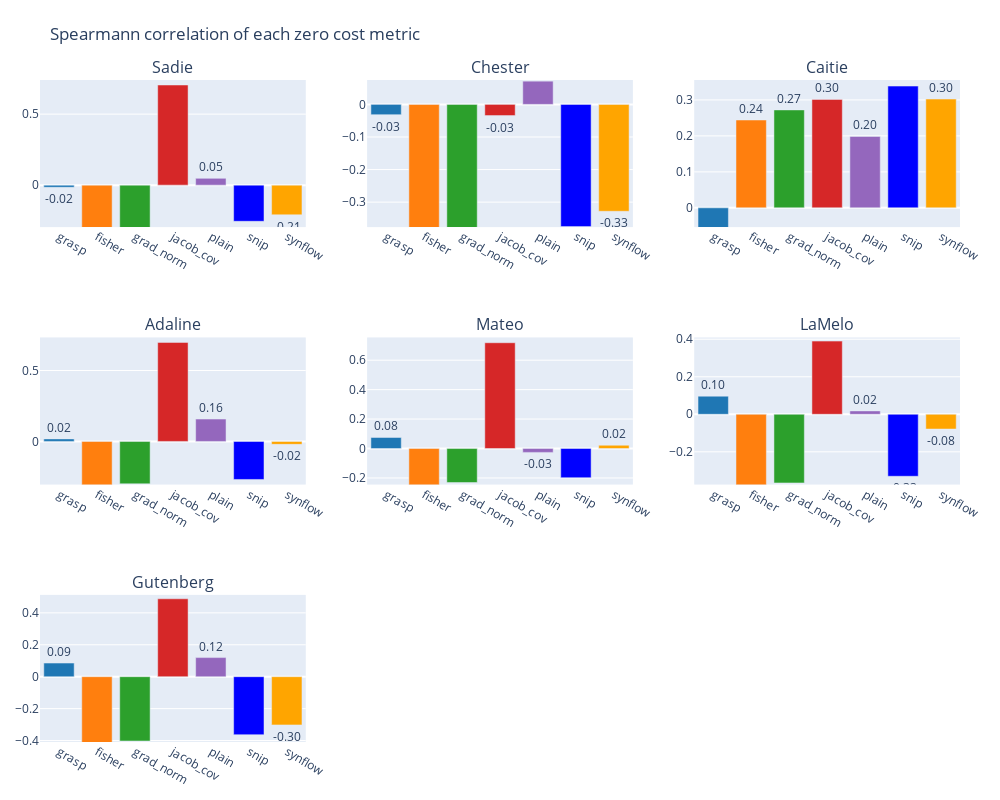

Notebook cell for this chart:
### Code cell
import plotly.subplots as sp
import plotly.graph_objects as go

fig = sp.make_subplots(rows=3, cols=3, subplot_titles=corr_dfs.columns)

# Defining the colors for each index
colors = ['#1f77b4', '#ff7f0e', '#2ca02c', '#d62728', '#9467bd',"blue","orange","red"]

# Adding traces for each column and displaying the scores on top of each bar
for i, column in enumerate(corr_dfs.columns):
    row = i // 3 + 1
    col = i % 3 + 1
    fig.add_trace(
        go.Bar(
            x=corr_dfs.index, 
            y=corr_dfs[column], 
            name=column, 
            marker_color=colors, 
            showlegend=False,
            text=corr_dfs[column],  # Display the score values
            textposition='outside',  # Position the text outside the bars
            texttemplate='%{text:.2f}',  # Format the text to 2 decimal places
        ),
        row=row, col=col
    )

# Automatically set y-axis range for each subplot based on the min and max values
for i, column in enumerate(corr_dfs.columns):
    row = i // 3 + 1
    col = i % 3 + 1
    min_val = corr_dfs[column].min()
    max_val = corr_dfs[column].max()
    # Adding some padding to the range
    fig.update_yaxes(range=[min_val * 0.95, max_val * 1.05], row=row, col=col)

# Update layout
fig.update_layout(
    height=800, 
    width=1000, 
    title_text="Spearmann correlation of each zero cost metric", 
    showlegend=False,
    margin=dict(t=80, b=40, l=40, r=40)  # Adjust margins for better spacing
)

# Show plot
fig.show()

### Figure 1 — Plotly figure (JSON) as saved in the notebook; plotly's stock layout.template omitted (floating-point values rounded to 4 significant figures)
{"data": [{"marker": {"color": ["#1f77b4", "#ff7f0e", "#2ca02c", "#d62728", "#9467bd", "blue", "orange", "red"]}, "name": "Sadie", "showlegend": false, "text": [-0.01537, -0.2991, -0.3112, 0.7053, 0.0477, -0.2548, -0.209], "textposition": "outside", "texttemplate": "%{text:.2f}", "type": "bar", "x": ["grasp", "fisher", "grad_norm", "jacob_cov", "plain", "snip", "synflow"], "xaxis": "x", "y": [-0.01537, -0.2991, -0.3112, 0.7053, 0.0477, -0.2548, -0.209], "yaxis": "y"}, {"marker": {"color": ["#1f77b4", "#ff7f0e", "#2ca02c", "#d62728", "#9467bd", "blue", "orange", "red"]}, "name": "Chester", "showlegend": false, "text": [-0.03167, -0.3964, -0.3877, -0.03426, 0.07126, -0.3751, -0.328], "textposition": "outside", "texttemplate": "%{text:.2f}", "type": "bar", "x": ["grasp", "fisher", "grad_norm", "jacob_cov", "plain", "snip", "synflow"], "xaxis": "x2", "y": [-0.03167, -0.3964, -0.3877, -0.03426, 0.07126, -0.3751, -0.328], "yaxis": "y2"}, {"marker": {"color": ["#1f77b4", "#ff7f0e", "#2ca02c", "#d62728", "#9467bd", "blue", "orange", "red"]}, "name": "Caitie", "showlegend": false, "text": [-0.05643, 0.2442, 0.2722, 0.3015, 0.1985, 0.3385, 0.3024], "textposition": "outside", "texttemplate": "%{text:.2f}", "type": "bar", "x": ["grasp", "fisher", "grad_norm", "jacob_cov", "plain", "snip", "synflow"], "xaxis": "x3", "y": [-0.05643, 0.2442, 0.2722, 0.3015, 0.1985, 0.3385, 0.3024], "yaxis": "y3"}, {"marker": {"color": ["#1f77b4", "#ff7f0e", "#2ca02c", "#d62728", "#9467bd", "blue", "orange", "red"]}, "name": "Adaline", "showlegend": false, "text": [0.01783, -0.3201, -0.2989, 0.6984, 0.1577, -0.2681, -0.02071], "textposition": "outside", "texttemplate": "%{text:.2f}", "type": "bar", "x": ["grasp", "fisher", "grad_norm", "jacob_cov", "plain", "snip", "synflow"], "xaxis": "x4", "y": [0.01783, -0.3201, -0.2989, 0.6984, 0.1577, -0.2681, -0.02071], "yaxis": "y4"}, {"marker": {"color": ["#1f77b4", "#ff7f0e", "#2ca02c", "#d62728", "#9467bd", "blue", "orange", "red"]}, "name": "Mateo", "showlegend": false, "text": [0.07516, -0.2577, -0.2312, 0.7186, -0.02628, -0.1983, 0.02225], "textposition": "outside", "texttemplate": "%{text:.2f}", "type": "bar", "x": ["grasp", "fisher", "grad_norm", "jacob_cov", "plain", "snip", "synflow"], "xaxis": "x5", "y": [0.07516, -0.2577, -0.2312, 0.7186, -0.02628, -0.1983, 0.02225], "yaxis": "y5"}, {"marker": {"color": ["#1f77b4", "#ff7f0e", "#2ca02c", "#d62728", "#9467bd", "blue", "orange", "red"]}, "name": "LaMelo", "showlegend": false, "text": [0.09664, -0.3941, -0.3658, 0.3901, 0.01805, -0.3303, -0.07857], "textposition": "outside", "texttemplate": "%{text:.2f}", "type": "bar", "x": ["grasp", "fisher", "grad_norm", "jacob_cov", "plain", "snip", "synflow"], "xaxis": "x6", "y": [0.09664, -0.3941, -0.3658, 0.3901, 0.01805, -0.3303, -0.07857], "yaxis": "y6"}, {"marker": {"color": ["#1f77b4", "#ff7f0e", "#2ca02c", "#d62728", "#9467bd", "blue", "orange", "red"]}, "name": "Gutenberg", "showlegend": false, "text": [0.08534, -0.4306, -0.4028, 0.488, 0.1197, -0.3634, -0.302], "textposition": "outside", "texttemplate": "%{text:.2f}", "type": "bar", "x": ["grasp", "fisher", "grad_norm", "jacob_cov", "plain", "snip", "synflow"], "xaxis": "x7", "y": [0.08534, -0.4306, -0.4028, 0.488, 0.1197, -0.3634, -0.302], "yaxis": "y7"}], "layout": {"annotations": [{"font": {"size": 16}, "showarrow": false, "text": "Sadie", "x": 0.1444, "xanchor": "center", "xref": "paper", "y": 1, "yanchor": "bottom", "yref": "paper"}, {"font": {"size": 16}, "showarrow": false, "text": "Chester", "x": 0.5, "xanchor": "center", "xref": "paper", "y": 1, "yanchor": "bottom", "yref": "paper"}, {"font": {"size": 16}, "showarrow": false, "text": "Caitie", "x": 0.8556, "xanchor": "center", "xref": "paper", "y": 1, "yanchor": "bottom", "yref": "paper"}, {"font": {"size": 16}, "showarrow": false, "text": "Adaline", "x": 0.1444, "xanchor": "center", "xref": "paper", "y": 0.6111, "yanchor": "bottom", "yref": "paper"}, {"font": {"size": 16}, "showarrow": false, "text": "Mateo", "x": 0.5, "xanchor": "center", "xref": "paper", "y": 0.6111, "yanchor": "bottom", "yref": "paper"}, {"font": {"size": 16}, "showarrow": false, "text": "LaMelo", "x": 0.8556, "xanchor": "center", "xref": "paper", "y": 0.6111, "yanchor": "bottom", "yref": "paper"}, {"font": {"size": 16}, "showarrow": false, "text": "Gutenberg", "x": 0.1444, "xanchor": "center", "xref": "paper", "y": 0.2222, "yanchor": "bottom", "yref": "paper"}], "height": 800, "margin": {"b": 40, "l": 40, "r": 40, "t": 80}, "showlegend": false, "title": {"text": "Spearmann correlation of each zero cost metric"}, "width": 1000, "xaxis": {"anchor": "y", "autorange": true, "domain": [0, 0.2889], "range": [-0.5, 6.5], "type": "category"}, "xaxis2": {"anchor": "y2", "autorange": true, "domain": [0.3556, 0.6444], "range": [-0.5, 6.5], "type": "category"}, "xaxis3": {"anchor": "y3", "autorange": true, "domain": [0.7111, 1], "range": [-0.5, 6.5], "type": "category"}, "xaxis4": {"anchor": "y4", "autorange": true, "domain": [0, 0.2889], "range": [-0.5, 6.5], "type": "category"}, "xaxis5": {"anchor": "y5", "autorange": true, "domain": [0.3556, 0.6444], "range": [-0.5, 6.5], "type": "category"}, "xaxis6": {"anchor": "y6", "autorange": true, "domain": [0.7111, 1], "range": [-0.5, 6.5], "type": "category"}, "xaxis7": {"anchor": "y7", "autorange": true, "domain": [0, 0.2889], "range": [-0.5, 6.5], "type": "category"}, "xaxis8": {"anchor": "y8", "domain": [0.3556, 0.6444]}, "xaxis9": {"anchor": "y9", "domain": [0.7111, 1]}, "yaxis": {"anchor": "x", "domain": [0.7778, 1], "range": [-0.2956, 0.7406], "type": "linear"}, "yaxis2": {"anchor": "x2", "domain": [0.7778, 1], "range": [-0.3766, 0.07483], "type": "linear"}, "yaxis3": {"anchor": "x3", "domain": [0.7778, 1], "range": [-0.0536, 0.3554], "type": "linear"}, "yaxis4": {"anchor": "x4", "domain": [0.3889, 0.6111], "range": [-0.3041, 0.7333], "type": "linear"}, "yaxis5": {"anchor": "x5", "domain": [0.3889, 0.6111], "range": [-0.2448, 0.7546], "type": "linear"}, "yaxis6": {"anchor": "x6", "domain": [0.3889, 0.6111], "range": [-0.3744, 0.4096], "type": "linear"}, "yaxis7": {"anchor": "x7", "domain": [0, 0.2222], "range": [-0.409, 0.5124], "type": "linear"}, "yaxis8": {"anchor": "x8", "domain": [0, 0.2222]}, "yaxis9": {"anchor": "x9", "domain": [0, 0.2222]}}}
